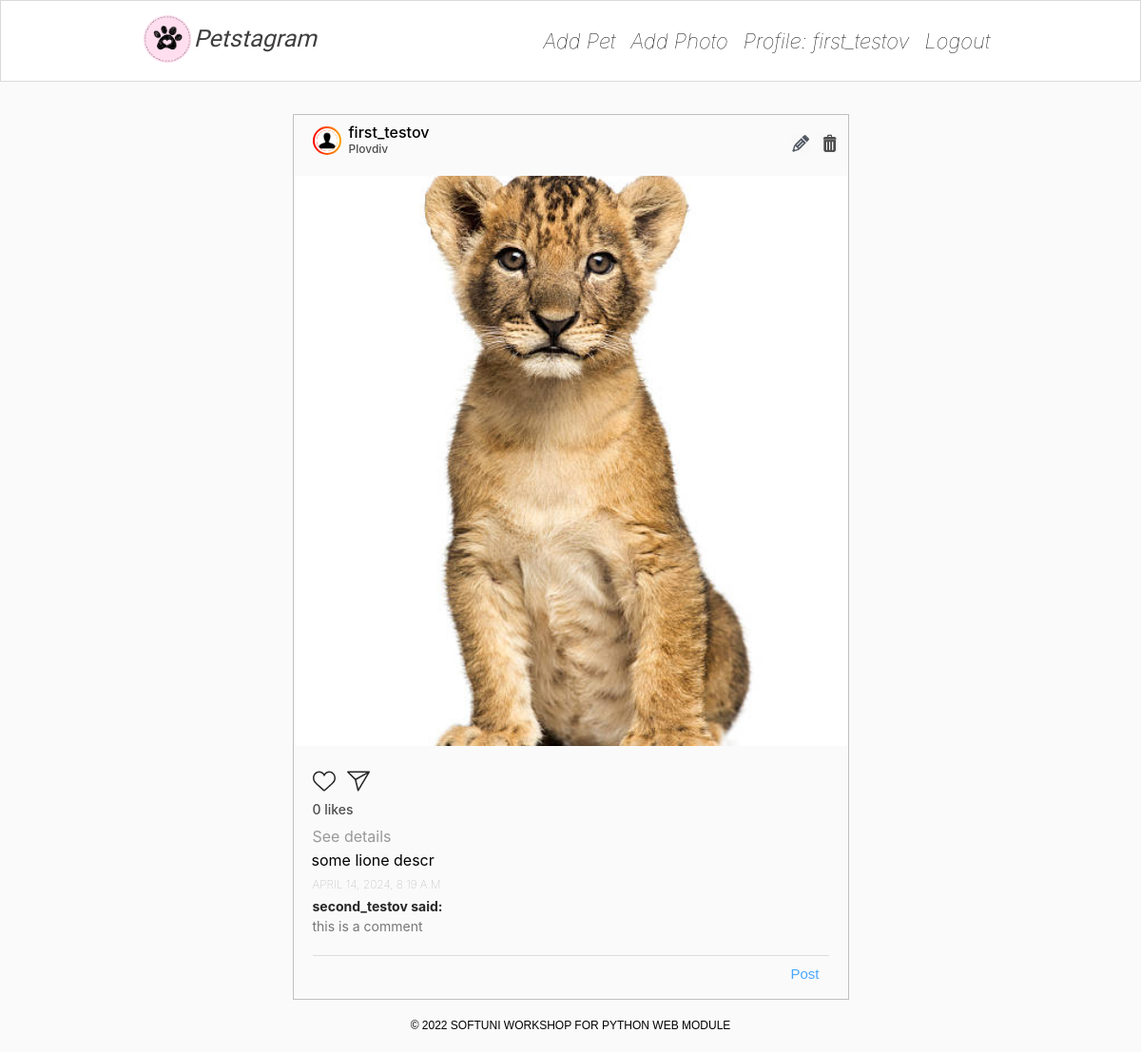
The page /photos/1/ (signed in) on the database its author committed.
### petstagram/accounts/models.py (models this page shows)
class PetstagramUser(AbstractUser):
    MAX_NAME_LENGTH = 30
    MIN_NAME_LENGTH = 2
    GENDER_CHOICES = (
        ('M', 'Male'),
        ('F', 'Female'),
        ('X', 'Do not show')
    )
    email = models.EmailField(
        unique=True
    )
    first_name = models.CharField(
        max_length=MAX_NAME_LENGTH,
        validators=[
            MinLengthValidator(MIN_NAME_LENGTH)
        ]
    )
    last_name = models.CharField(
        max_length=MAX_NAME_LENGTH,
        validators=[
            MinLengthValidator(MIN_NAME_LENGTH)
        ]
    )
    profile_picture = models.URLField(
        blank=True,
        null=True
    )
    gender = models.CharField(
        choices=GENDER_CHOICES,
        max_length=1,
        default='X'
    )
    @property
    def full_name(self):
        if self.first_name and self.last_name:
            return f'{self.first_name} {self.last_name}'
        elif self.first_name or self.last_name:
            return self.first_name or self.last_name
        return self.username

### petstagram/photos/models.py (models this page shows)
class Photo(models.Model):
    MAX_DESCRIPTION = 300
    MIN_DESCRIPTION = 10
    MAX_LOCATION = 30
    MAX_PHOTO_SIZE = 5.0
    photo = models.ImageField(
        upload_to='pet_photos/',
        validators=(MaxImageSizeValidator(MAX_PHOTO_SIZE),),
        null=False,
        blank=True
    )
    description = models.TextField(
        validators=(
            MinLengthValidator(MIN_DESCRIPTION),
        ),
        max_length=MAX_DESCRIPTION,
        blank=True,
        null=True,
    )
    location = models.CharField(
        max_length=MAX_LOCATION,
        blank=False,
        null=False,
    )
    date_of_publication = models.DateTimeField(
        auto_now=True,
        blank=False,
        null=False,
    )
    tagged_pets = models.ManyToManyField(
        Pet,
        blank=True,
    )
    user = models.ForeignKey(
        UserModel, on_delete=models.CASCADE
    )

### petstagram/common/models.py (models this page shows)
class PhotoComment(models.Model):
    text = models.TextField(
        max_length=300,
    )
    date_time_of_publication = models.DateTimeField(
        auto_now_add=True,
    )
    to_photo = models.ForeignKey(
        Photo, on_delete=models.CASCADE,
    )
    user = models.ForeignKey(
        UserModel, on_delete=models.CASCADE
    )
    class Meta:
        ordering = ["-date_time_of_publication"]

### petstagram/photos/views.py (the view)
# urls.py: path('<int:pk>/', photo_details, name='photo details'),
@login_required
def photo_details(request, pk):
    photo = Photo.objects.filter(pk=pk).get()
    likes = photo.photolike_set.all()
    comments = photo.photocomment_set.all()
    if photo.photolike_set.filter(user=request.user).exists():
        photo.liked_by_user = photo.photolike_set
    context = {
        'photo': photo,
        'comments': comments,
        'likes': likes,
        'owner': photo.user
    }
    return render(request, 'photos/photo-details-page.html', context=context)

### templates/photos/photo-details-page.html
{% extends 'base.html' %}
{% load static %}
{% block content %}
    <div class="container">
        <div class="col-9">
            {% if owner == request.user %}
                <div class="card">
                <div class="edit-delete-btns">
                    <a href="{% url 'photo edit' pk=photo.id %}">
                        <img class="edit-img" src="{% static 'images/edit-pen-icon-6.jpg' %}"
                             alt="edit button">
                    </a>
                    <a href="{% url 'photo delete' pk=photo.id %}">
                        <img class="bin-img" src="{% static 'images/icon-remove-22.jpg' %}" alt="bin button">
                    </a>
                </div>
            {% endif %}
            {% include 'common/pets-post.html' %}
            </div>
        </div>
    </div>
{% endblock %}

### templates/common/header.html (shortened to what this page needs)
{% load static %}
<header>
    <nav class="navbar">
        <div class="container">
            <div class="logo">
                <a href="{% url 'home' %}">
                    <img width="50px" src="{% static '/images/free-30-instagram-stories-icons23_122570.png' %}"
                         alt="img1">
                </a>
                <a class="home" href="{% url 'home' %}">
                    <i>Petstagram</i>
                </a>
            </div>
            <div class="nav-links">
                <ul class="nav-group">
                        <li class="nav-item">
                            <a href="{% url 'pet add' %}">
                                <i>Add Pet</i>
                            </a>
                        </li>
                        <li class="nav-item">
                            <a href="{% url 'photo add' %}">
                                <i>Add Photo</i>
                            </a>
                        </li>
                    {% if request.user.is_authenticated %}
                        <li class="nav-item">
                            <a href="{% url 'user profile details' pk=request.user.pk %}">
                                <i>Profile: {{ request.user.full_name }}</i>
                            </a>
                        </li>
                        <li class="nav-item">
                            <a href="{% url 'user logout' %}">
                                <i>Logout</i>
                            </a>
                        </li>
                    {% endif %}
                </ul>
            </div>
        </div>
    </nav>
</header>

### templates/common/pets-post.html (shortened to what this page needs)
{% load static %}
<div class="top">
    <div class="userDetails">
        <a href="{% url 'user profile details' pk=photo.user.pk %}">
            <div class="profilepic">
                <div class="profile_img">
                    <div class="image">
                        <img src="{% static '/images/person.png' %}" alt="img8">
                    </div>
                </div>
            </div>
        </a>
        <h3>
            <a href="{% url 'user profile details' pk=photo.user.pk %}">
                {{ photo.user.full_name }}
            </a>
            <br>
            {% if photo.location %}
                <span>{{ photo.location }}</span>
            {% endif %}
        </h3>
    </div>
</div>
<div class="imgBx" id="{{ photo.pk }}">
    <img src="/media/{{ photo.photo }}" alt="post" class="cover">
</div>
<div class="bottom">
    <div class="actionBtns">
        <div class="left">
            <span class="heart">
                    <a href="{% url 'like' photo_id=photo.id %}">
                        {% if photo.liked_by_user %}
                            <svg style="color: red"
                                 xmlns="http://www.w3.org/2000/svg"
                                 width="24"
                                 height="24"
                                 fill="currentColor"
                                 class="bi bi-heart-fill"
                                 viewBox="0 0 16 16">
                                <path fill-rule="evenodd"
                                      d="M8 1.314C12.438-3.248 23.534 4.735
                                      8 15-7.534 4.736 3.562-3.248 8 1.314z"
                                      fill="red">
                                </path>
                            </svg>
                        {% else %}
                            <svg aria-label="Like"
                                 color="#262626"
                                 fill="#262626"
                                 height="24"
                                 role="img"
                                 viewBox="0 0 48 48"
                                 width="24">
                        {% endif %}
                        <path d="M34.6 6.1c5.7 0 10.4 5.2 10.4
                                        11.5 0 6.8-5.9 11-11.5 16S25 41.3 24
                                        41.9c-1.1-.7-4.7-4-9.5-8.3-5.7-5-11.5-9.2-11.5-16C3
                                        11.3 7.7 6.1 13.4 6.1c4.2 0 6.5 2 8.1 4.3
                                        1.9 2.6 2.2 3.9 2.5 3.9.3 0 .6-1.3 2.5-3.9
                                        1.6-2.3 3.9-4.3 8.1-4.3m0-3c-4.5 0-7.9
                                        1.8-10.6 5.6-2.7-3.7-6.1-5.5-10.6-5.5C6 3.1
                                        0 9.6 0 17.6c0 7.3 5.4 12 10.6 16.5.6.5 1.3
                                        1.1 1.9 1.7l2.3 2c4.4 3.9 6.6 5.9 7.6 6.5.5.3
                                        1.1.5 1.6.5.6 0 1.1-.2 1.6-.5 1-.6 2.8-2.2
                                        7.8-6.8l2-1.8c.7-.6 1.3-1.2 2-1.7C42.7 29.6
                                        48 25 48 17.6c0-8-6-14.5-13.4-14.5z">
                            </path>
                        </svg>
                    </a>
                    </span>
            <a href="{% url 'share' photo_id=photo.id %}">
            </a>
        </div>
    </div>
    <p class="likes">{{ photo.photolike_set.count }} likes</p>
    <a href="{% url "photo details" pk=photo.pk %}">
        <h4 class="details">See details</h4>
    </a>
    <p class="pet-details">{{ photo.description }}</p>
    <h5 class="postTime">{{ photo.date_of_publication }}</h5>
    {% for comment in photo.photocomment_set.all %}
        <div class="message">
            <b>{{ comment.user.full_name }} said:</b>
            <p>{{ comment.text }}</p>
        </div>
    {% empty %}
        <b>No Comments yet</b>
    {% endfor %}
    <div class="addComments">
        <form method="POST" action="{% url 'comment add' photo_id=photo.id %}">
            <button type="submit">Post</button>
        </form>
    </div>
</div>

### staticfiles/css/home.css (style rules this page uses)
* { margin: 0; padding: 0; box-sizing: border-box; }
body { font-family: -apple-system, system-ui, "Segoe UI", Roboto, Oxygen, Ubuntu, Cantarell, "Open Sans", "Helvetica Neue", sans-serif; background: #fafafa; min-height: 100vh; }
.navbar { position: fixed; z-index: 100000; display: flex; align-items: center; justify-content: center; background: rgb(255, 255, 255); width: 100%; border: 1px solid rgb(218, 217, 217); }
.container { padding: 15px 0; width: 75%; display: flex; align-items: center; justify-content: space-between; }
.container a { color: #403e3e; }
.container .logo { display: flex; cursor: pointer; }
.home { font-size: 25px; margin: 10px 0 0 3px; color: black; font-family: 'Indie Flower', cursive; }
.nav-links { font-weight: lighter; color: rgb(172, 172, 172); }
.nav-group .nav-item { list-style-type: none; margin: 0 8px; }
.nav-group .nav-item a { font-size: 22px; display: block; color: black; }
.nav-group { display: flex; align-items: center; justify-content: center; }
main .container { position: relative; margin-top: 60px; width: 75%; display: flex; align-items: flex-start; justify-content: space-between; }
.col-9 { width: 65%; margin: 5% auto; margin-bottom: -20px; }
.col-9 .card { margin-bottom: 20px; position: relative; width: 100%; display: inline-block; border: 1px solid rgba(7, 7, 7, 0.24); }
.col-9 .card .top { padding: 10px 20px; display: flex; justify-content: space-between; align-items: center; }
.col-9 .card .bottom { padding: 10px 20px; }
.col-9 .card .top .userDetails { width: 100%; display: flex; align-items: center; }
.profilepic { display: inline-block; }
.profilepic .profile_img { display: flex; align-items: center; justify-content: center; border-radius: 50%; overflow: hidden; width: 30px; height: 30px; background: linear-gradient(to right, red, orange); padding: 2px; margin-right: 8px; }
.profilepic .profile_img .image { position: relative; width: 100%; height: 100%; border-radius: 50%; margin-top: 0; overflow: hidden; display: flex; align-items: center; justify-content: center; border: 2px solid white; }
.profilepic .profile_img img { width: 100%; height: 100%; object-fit: cover; margin-top: 0 !important; }
.cover { position: absolute; top: 0; left: 0; width: 100%; height: 100%; object-fit: cover; }
.col-9 .card .top .userDetails h3 { font-size: 16px; color: #4d4d4f; font-weight: 500; line-height: 1em; white-space: nowrap; }
.col-9 .card .top .userDetails h3 span { font-size: 0.75em; }
.imgBx { position: relative; width: 100%; min-height: 600px; margin: 10px 0 15px; }
.actionBtns { display: flex; justify-content: space-between; align-items: center; }
.actionBtns svg { cursor: pointer; }
.actionBtns .left svg { margin-right: 8px; }
.likes { font-weight: 500; margin-top: 5px; font-size: 14px; cursor: default; color: #4d4d4f; }
.message { font-weight: 400; margin-top: 5px; font-size: 14px; color: #777; line-height: 1.5em; }
.message b { color: #262626; }
.details { margin-top: 10px; font-weight: 400; color: #999; }
.addComments { display: flex; align-items: center; margin-top: 20px; border-top: 1px solid #ddd; padding: 10px 0; }
.addComments button { position: absolute; right: 30px; color: #1d92ffcb; font-weight: 500; font-size: 15px; border: none; background-color: inherit; cursor: pointer; }
.addComments form { display: flex; margin-bottom: 15px; }
.postTime { margin-top: 8px; font-weight: lighter; cursor: default; color: rgb(163, 163, 163); font-size: 12px; text-transform: uppercase; }
a { text-decoration: none; }

### staticfiles/css/photoDetails.css (style rules this page uses)
.userDetails a { color: initial; }
.pet-details { margin: 5px 0 5px -1px; }
.edit-delete-btns { position: absolute; top: 20px; right: 10px; }
.edit-delete-btns img { width: 20px; margin-left: 5px; }

### staticfiles/css/profile.css (style rules this page uses)
.profile_img img { width: 175px; height: 175px; margin-top: 10px; border-radius: 50%; object-fit: cover; }

### rows shown on the page
PetstagramUser: user.full_name "first_testov"
Photo: user.full_name "first_testov", location "Plovdiv", photo (picture), photolike_set.count "0", description "some lione descr", date_of_publication "APRIL 14, 2024, 8:19 A.M."
PhotoComment: user.full_name "second_testov", text "this is a comment"
